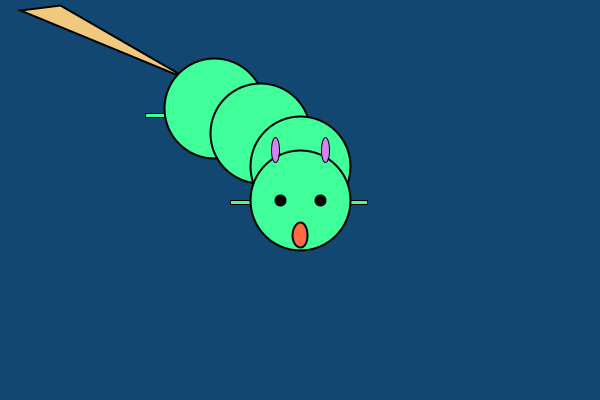
Frame 1 (no input)
Frame 60 (the mouse pressed at the canvas centre just before this capture): identical to frame 1, image omitted
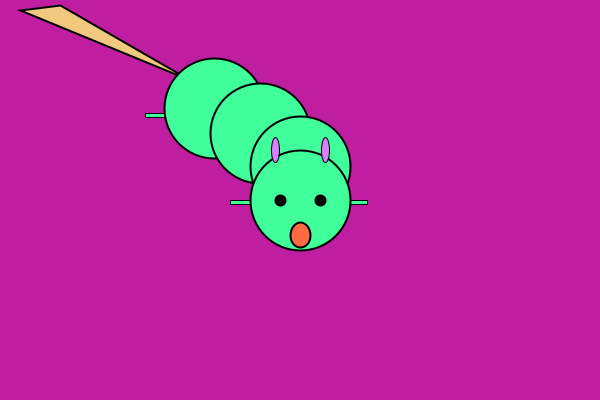
Frame 120 (the mouse held since frame 60 and released just before this capture)

The Processing sketch that drew these frames (run headless with seeded random() and noise(); from frame 60 on, the mouse is pressed at the canvas centre):

// Processing sketch: processing_139886
// ── processing_139886.pde

//processing monster program written by Norma Garcia
//when the mouse is clicked the background changes
//when the mouse is dragged across the canvas the eyes and mouth move slightly
int x=0;
void setup() {
size(600,400); //sets size of window
}
void draw() {
  if(mousePressed)
  background(random(255),random(255),random(255)); //assigns a random background color when the mouse is pressed
  else 
  background(18,71,113); //sets background color
  monster(); //calls the monster
  
}
void monster() {
  int monsterSize = 100; //defines the variable that controls the size of the monster

 //monster arms
 fill(64,255,155);
 rect(width/2+45,height/2,22,4);
 rect(width/2-70,height/2,20,4);
 rect(width/4-5,height/3-20,22,4);
 rect(width/4+120,height/3+100,20,4);

//monster tail
 strokeWeight(2); //line thickness
 fill(240,200,126);
 triangle(190,80,60,5,20,10);

//monster body
  fill(64,255,155); //monster color
  ellipse(width/2.8,height/3.7,monsterSize,monsterSize);
  ellipse(width/2.3,height/3,monsterSize,monsterSize);
  ellipse(width/2,height/2.4,monsterSize,monsterSize);
  ellipse(width/2,height/2,monsterSize,monsterSize);
  
 //monster eyes
 fill(0);
  if (mouseX>width/2) { //changes eye size
    ellipse(width/2-20,height/2,12,12);
    ellipse(width/2+20,height/2,12,12);
  }
  else {
    ellipse(width/2-20,height/2,10,10);
    ellipse(width/2+20,height/2,10,10);
 

}

//monster mouth
fill(255,106,64);
  if (mouseX>height/3) {
   ellipse(width/2,height/2+35,20,25);//changes size of mouth
  }
  else {
    ellipse(width/2,height/2+35,15,25);
  }
//monster horns
  fill(217,127,252);
  strokeWeight(1);
  ellipse(width/2-25,height/2-50,8,25);
  ellipse(width/2+25,height/2-50,8,25);
}

  
